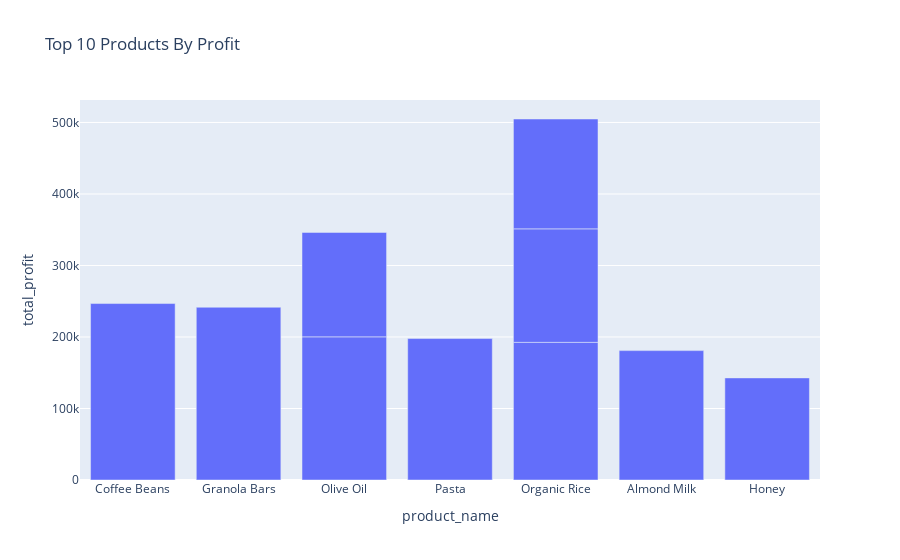

Notebook code for this chart:
### Code cell
plot1=px.bar(top_products,x='product_name',y='total_profit',title='Top 10 Products By Profit')
plot1.show()

### Figure 1 — Plotly figure (JSON) as saved in the notebook; plotly's stock layout.template omitted (floating-point values rounded to 4 significant figures)
{"data": [{"hovertemplate": "product_name=%{x}<br>total_profit=%{y}<extra></extra>", "legendgroup": "", "marker": {"color": "#636efa", "pattern": {"shape": ""}}, "name": "", "orientation": "v", "showlegend": false, "textposition": "auto", "type": "bar", "x": ["Coffee Beans", "Granola Bars", "Olive Oil", "Pasta", "Organic Rice", "Almond Milk", "Organic Rice", "Organic Rice", "Olive Oil", "Honey"], "xaxis": "x", "y": [246800.0, 241600.0, 200200.0, 197800.0, 192500.0, 181000.0, 158700.0, 153700.0, 146100.0, 142800.0], "yaxis": "y"}], "layout": {"barmode": "relative", "legend": {"tracegroupgap": 0}, "title": {"text": "Top 10 Products By Profit"}, "xaxis": {"anchor": "y", "domain": [0, 1], "title": {"text": "product_name"}}, "yaxis": {"anchor": "x", "domain": [0, 1], "title": {"text": "total_profit"}}}}
